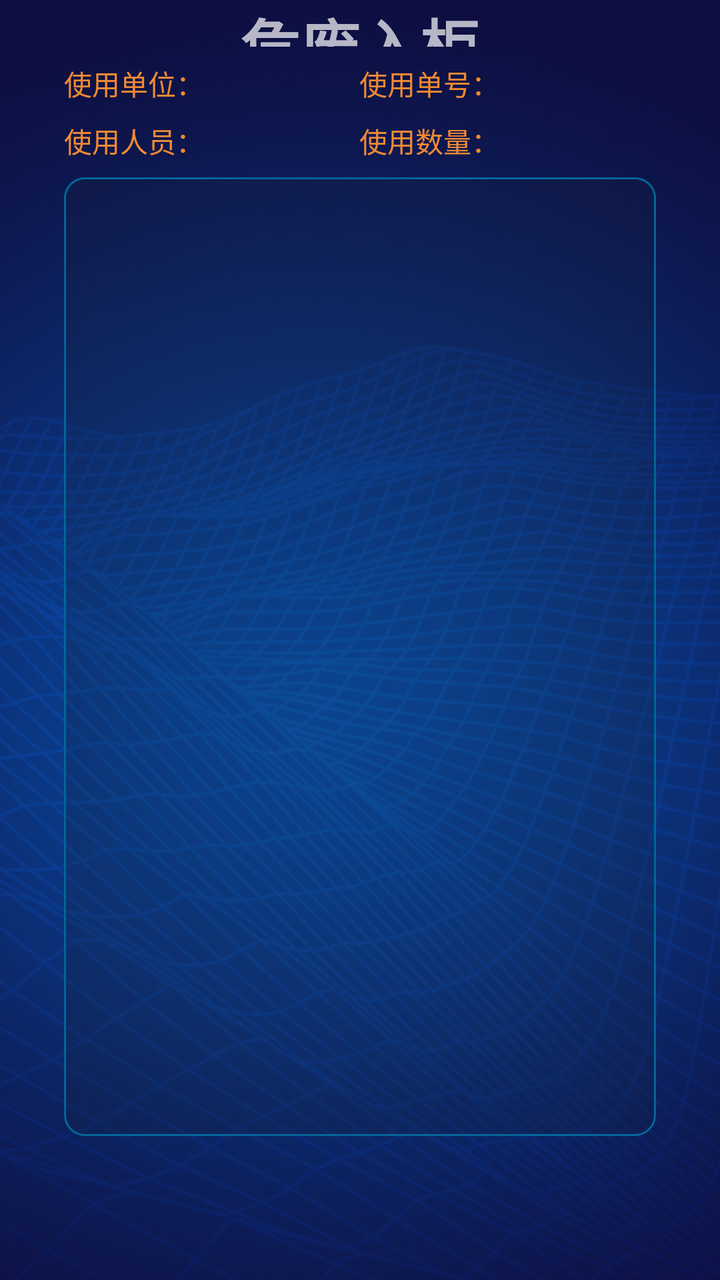
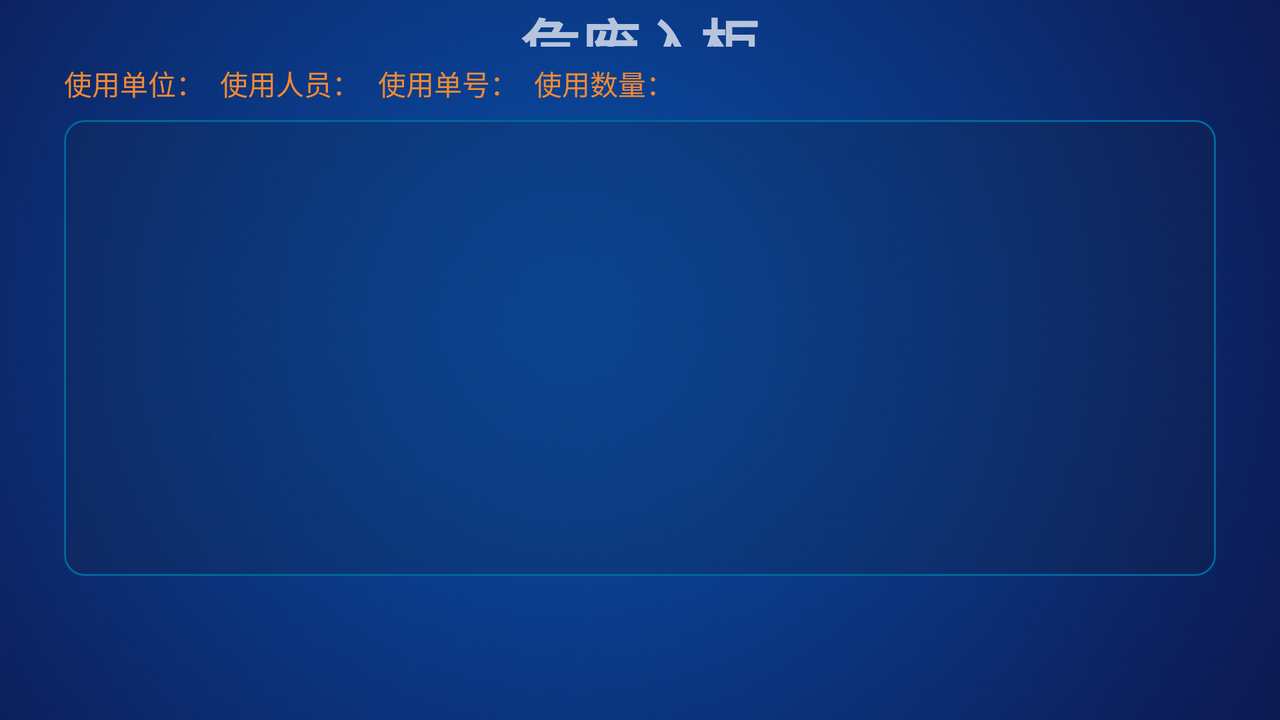

First picture: res/layout/ on a phone held upright. Second picture: the repository's own variant of that layout, on a device whose configuration matches the variant's folder. Source for both follows.
<!-- AndroidManifest.xml: application theme Theme.CabinetManager -->
<!-- res/layout/activity_return_after_user.xml -->
<?xml version="1.0" encoding="utf-8"?>
<androidx.constraintlayout.widget.ConstraintLayout xmlns:android="http://schemas.android.com/apk/res/android"
    xmlns:app="http://schemas.android.com/apk/res-auto"
    xmlns:tools="http://schemas.android.com/tools"
    android:layout_width="match_parent"
    android:layout_height="match_parent"
    android:background="@drawable/background"
    tools:context=".ReturnAfterUseActivity">

    <com.google.android.material.appbar.AppBarLayout
        android:id="@+id/appBarLayout"
        android:layout_width="match_parent"
        android:layout_height="wrap_content"
        android:background="@android:color/transparent"
        android:theme="@style/Theme.CabinetManager.AppBarOverlay"
        app:layout_constraintEnd_toEndOf="parent"
        app:layout_constraintStart_toStartOf="parent"
        app:layout_constraintTop_toTopOf="parent">

        <androidx.appcompat.widget.Toolbar
            android:id="@+id/toolbar"
            android:layout_width="match_parent"
            android:layout_height="@dimen/tool_bar_height"
            android:background="@android:color/transparent"
            app:popupTheme="@style/Theme.CabinetManager.PopupOverlay">

            <ImageButton
                android:id="@+id/toolbar_back"
                android:layout_width="45dp"
                android:layout_height="35dp"
                android:layout_gravity="start|center_vertical"
                android:background="@android:color/transparent"
                android:contentDescription="@string/app_name"
                android:onClick="onMenuBackButtonClick"
                android:scaleType="fitCenter"
                android:src="@drawable/back_button"
                android:visibility="invisible" />

            <TextView
                android:id="@+id/toolbar_title"
                android:layout_width="wrap_content"
                android:layout_height="wrap_content"
                android:layout_gravity="center"
                android:text="@string/take_in"
                android:textSize="30sp"
                android:textStyle="bold" />
        </androidx.appcompat.widget.Toolbar>
    </com.google.android.material.appbar.AppBarLayout>

    <androidx.constraintlayout.widget.ConstraintLayout
        android:id="@+id/ctBaseInfo"
        android:layout_width="match_parent"
        android:layout_height="wrap_content"
        android:layout_marginStart="32dp"
        android:layout_marginTop="8dp"
        android:layout_marginEnd="32dp"
        app:layout_constraintEnd_toEndOf="parent"
        app:layout_constraintStart_toStartOf="parent"
        app:layout_constraintTop_toBottomOf="@+id/appBarLayout">

        <View
            android:id="@+id/split"
            android:layout_width="1dp"
            android:layout_height="0dp"
            app:layout_constraintBottom_toBottomOf="parent"
            app:layout_constraintEnd_toEndOf="parent"
            app:layout_constraintStart_toStartOf="parent"
            app:layout_constraintTop_toTopOf="parent" />

        <androidx.constraintlayout.widget.ConstraintLayout
            android:id="@+id/ctLeft"
            android:layout_width="0dp"
            android:layout_height="wrap_content"
            app:layout_constraintEnd_toStartOf="@+id/split"
            app:layout_constraintStart_toStartOf="parent"
            app:layout_constraintTop_toTopOf="parent">

            <TextView
                android:id="@+id/tvUsageUnitLabel"
                android:layout_width="wrap_content"
                android:layout_height="wrap_content"
                android:text="@string/use_unit_colon"
                android:textColor="#f18a34"
                android:textSize="14sp"
                app:layout_constraintStart_toStartOf="parent"
                app:layout_constraintTop_toTopOf="parent" />

            <TextView
                android:id="@+id/tvUsageUnitValue"
                android:layout_width="0dp"
                android:layout_height="wrap_content"
                android:textColor="@android:color/white"
                android:textSize="14sp"
                app:layout_constraintEnd_toEndOf="parent"
                app:layout_constraintStart_toEndOf="@+id/tvUsageUnitLabel"
                app:layout_constraintTop_toTopOf="parent" />

            <TextView
                android:id="@+id/tvUserLabel"
                android:layout_width="wrap_content"
                android:layout_height="wrap_content"
                android:layout_marginTop="8dp"
                android:text="@string/user_colon"
                android:textColor="#f18a34"
                android:textSize="14sp"
                app:layout_constraintStart_toStartOf="parent"
                app:layout_constraintTop_toBottomOf="@+id/tvUsageUnitLabel" />

            <TextView
                android:id="@+id/tvUserValue"
                android:layout_width="0dp"
                android:layout_height="wrap_content"
                android:layout_marginTop="8dp"
                android:textColor="@android:color/white"
                android:textSize="14sp"
                app:layout_constraintEnd_toEndOf="parent"
                app:layout_constraintStart_toEndOf="@+id/tvUserLabel"
                app:layout_constraintTop_toBottomOf="@+id/tvUsageUnitValue" />

        </androidx.constraintlayout.widget.ConstraintLayout>

        <androidx.constraintlayout.widget.ConstraintLayout
            android:id="@+id/ctRight"
            android:layout_width="0dp"
            android:layout_height="wrap_content"
            app:layout_constraintEnd_toEndOf="parent"
            app:layout_constraintStart_toEndOf="@+id/ctLeft"
            app:layout_constraintTop_toTopOf="parent">

            <TextView
                android:id="@+id/tvUsageNoLabel"
                android:layout_width="wrap_content"
                android:layout_height="wrap_content"
                android:text="@string/usage_no_colon"
                android:textColor="#f18a34"
                android:textSize="14sp"
                app:layout_constraintStart_toStartOf="parent"
                app:layout_constraintTop_toTopOf="parent" />

            <TextView
                android:id="@+id/tvUsageCountLabel"
                android:layout_width="wrap_content"
                android:layout_height="wrap_content"
                android:layout_marginTop="8dp"
                android:text="@string/usage_count_colon"
                android:textColor="#f18a34"
                android:textSize="14sp"
                app:layout_constraintStart_toStartOf="@+id/tvUsageNoLabel"
                app:layout_constraintTop_toBottomOf="@+id/tvUsageNoLabel" />

            <TextView
                android:id="@+id/tvUsageNoValue"
                android:layout_width="0dp"
                android:layout_height="wrap_content"
                android:text="@string/empty_blank"
                android:textColor="@android:color/white"
                android:textSize="14sp"
                app:layout_constraintEnd_toEndOf="parent"
                app:layout_constraintStart_toEndOf="@+id/tvUsageNoLabel"
                app:layout_constraintTop_toTopOf="parent" />

            <TextView
                android:id="@+id/tvUsageCountValue"
                android:layout_width="0dp"
                android:layout_height="wrap_content"
                android:layout_marginTop="8dp"
                android:textColor="@android:color/white"
                android:textSize="14sp"
                app:layout_constraintEnd_toEndOf="parent"
                app:layout_constraintStart_toEndOf="@+id/tvUsageCountLabel"
                app:layout_constraintTop_toBottomOf="@+id/tvUsageNoValue" />
        </androidx.constraintlayout.widget.ConstraintLayout>
    </androidx.constraintlayout.widget.ConstraintLayout>

    <FrameLayout
        android:id="@+id/container"
        android:layout_width="0dp"
        android:layout_height="0dp"
        android:layout_marginStart="32dp"
        android:layout_marginTop="8dp"
        android:layout_marginEnd="32dp"
        android:layout_marginBottom="8dp"
        android:background="@drawable/background_input_area"
        app:layout_constraintBottom_toTopOf="@+id/llBottom"
        app:layout_constraintEnd_toEndOf="parent"
        app:layout_constraintStart_toStartOf="parent"
        app:layout_constraintTop_toBottomOf="@+id/ctBaseInfo" />

    <LinearLayout
        android:id="@+id/llBottom"
        android:layout_width="wrap_content"
        android:layout_height="wrap_content"
        android:layout_marginBottom="16dp"
        android:visibility="invisible"
        app:layout_constraintBottom_toBottomOf="parent"
        app:layout_constraintEnd_toEndOf="parent"
        app:layout_constraintStart_toStartOf="parent">

        <androidx.appcompat.widget.AppCompatButton
            android:id="@+id/btnCancel"
            android:layout_width="150dp"
            android:layout_height="wrap_content"
            android:layout_marginEnd="32dp"
            android:background="@drawable/background_button"
            android:onClick="onBackButtonClick"
            android:text="@string/cancel"
            android:textColor="@color/white"
            android:textSize="24sp" />

        <androidx.appcompat.widget.AppCompatButton
            android:id="@+id/btnSubmit"
            android:layout_width="150dp"
            android:layout_height="wrap_content"
            android:layout_marginStart="32dp"
            android:background="@drawable/background_button"
            android:onClick="onSubmitButtonClick"
            android:text="@string/submit"
            android:textColor="@color/white"
            android:textSize="24sp" />

    </LinearLayout>

</androidx.constraintlayout.widget.ConstraintLayout>
<!-- resources referenced by this layout -->
<resources>
  <color name="white">#FFFFFFFF</color>
  <dimen name="tool_bar_height">70px</dimen>
  <!-- drawable back_button (drawable) -->
  <?xml version="1.0" encoding="utf-8"?>
  <selector xmlns:android="http://schemas.android.com/apk/res/android">
      <item android:drawable="@drawable/ic_back_black" android:state_pressed="true" />
      <item android:drawable="@drawable/ic_back_white" />
  </selector>
  <!-- drawable background (drawable) -->
  <?xml version="1.0" encoding="utf-8"?>
  <bitmap xmlns:android="http://schemas.android.com/apk/res/android"
      android:dither="true"
      android:gravity="center"
      android:src="@drawable/bg"
      android:tileMode="disabled" />
  <!-- drawable background_input_area (drawable) -->
  <?xml version="1.0" encoding="utf-8"?>
  <shape xmlns:android="http://schemas.android.com/apk/res/android"
      android:shape="rectangle"
      android:tileMode="disabled">
      <corners android:radius="10dp" />
      <solid android:color="#2f162130"/>
      <stroke
          android:width="1dp"
          android:color="#006699"
          android:dashWidth="1dp"
          android:dashGap="0dp" />
  </shape>
  <string name="app_name">危废暂存柜管理终端</string>
  <string name="cancel">取消</string>
  <string name="empty_blank" />
  <string name="submit">提交</string>
  <string name="take_in">危废入柜</string>
  <string name="usage_count_colon">使用数量：</string>
  <string name="usage_no_colon">使用单号：</string>
  <string name="use_unit_colon">使用单位：</string>
  <string name="user_colon">使用人员：</string>
  <style name="Theme.CabinetManager.AppBarOverlay" parent="ThemeOverlay.AppCompat.Dark.ActionBar" />
  <style name="Theme.CabinetManager.PopupOverlay" parent="ThemeOverlay.AppCompat.Light" />
  <style name="Theme.CabinetManager" parent="Theme.MaterialComponents.DayNight.DarkActionBar">
          
          <item name="colorPrimary">@color/purple_500</item>
          <item name="colorPrimaryVariant">@color/purple_700</item>
          <item name="colorOnPrimary">@color/white</item>
          
          <item name="colorSecondary">@color/teal_200</item>
          <item name="colorSecondaryVariant">@color/teal_700</item>
          <item name="colorOnSecondary">@color/black</item>
          
          <item name="android:statusBarColor" tools:targetApi="l">?attr/colorPrimaryVariant</item>
          
          <item name="android:configChanges">orientation|keyboardHidden|screenSize</item>
          <item name="android:screenOrientation">landscape</item>
      </style>
  <!-- drawable ic_back_black (drawable) -->
  <vector xmlns:android="http://schemas.android.com/apk/res/android"
      android:width="200dp"
      android:height="200dp"
      android:viewportWidth="1024"
      android:viewportHeight="1024">
    <path
        android:pathData="M766.98,1021.95c-10.24,0 -20.48,-3.58 -28.67,-10.75L228.35,538.62c-15.87,-14.34 -15.87,-38.4 0,-52.74L738.3,13.31c15.87,-14.34 40.96,-14.34 56.83,0s15.87,38.4 0,52.74L313.86,512l481.28,445.95c15.87,14.34 15.87,38.4 0,52.74 -7.68,7.17 -17.92,11.26 -28.16,11.26z"
        android:fillColor="#191919"/>
  </vector>
  <!-- drawable ic_back_white (drawable) -->
  <vector xmlns:android="http://schemas.android.com/apk/res/android"
      android:width="200dp"
      android:height="200dp"
      android:viewportWidth="1024"
      android:viewportHeight="1024">
    <path
        android:pathData="M766.98,1021.95c-10.24,0 -20.48,-3.58 -28.67,-10.75L228.35,538.62c-15.87,-14.34 -15.87,-38.4 0,-52.74L738.3,13.31c15.87,-14.34 40.96,-14.34 56.83,0s15.87,38.4 0,52.74L313.86,512l481.28,445.95c15.87,14.34 15.87,38.4 0,52.74 -7.68,7.17 -17.92,11.26 -28.16,11.26z"
        android:fillColor="#ffffff"/>
  </vector>
  <color name="blue_button_pressed">#FF0066ff</color>
  <color name="blue_button_normal">#FF0033cc</color>
  <color name="purple_500">#FF6200EE</color>
  <color name="purple_700">#FF3700B3</color>
  <color name="teal_200">#FF03DAC5</color>
  <color name="teal_700">#FF018786</color>
  <color name="black">#FF000000</color>
</resources>
<!-- res/layout-land/activity_return_after_user.xml (the repository's variant of the layout above) -->
<!-- drawn on the phone turned sideways -->
<?xml version="1.0" encoding="utf-8"?>
<androidx.constraintlayout.widget.ConstraintLayout xmlns:android="http://schemas.android.com/apk/res/android"
    xmlns:app="http://schemas.android.com/apk/res-auto"
    xmlns:tools="http://schemas.android.com/tools"
    android:layout_width="match_parent"
    android:layout_height="match_parent"
    android:background="@drawable/background"
    tools:context=".ReturnAfterUseActivity">

    <com.google.android.material.appbar.AppBarLayout
        android:id="@+id/appBarLayout"
        android:layout_width="match_parent"
        android:layout_height="wrap_content"
        android:background="@android:color/transparent"
        android:theme="@style/Theme.CabinetManager.AppBarOverlay"
        app:layout_constraintEnd_toEndOf="parent"
        app:layout_constraintStart_toStartOf="parent"
        app:layout_constraintTop_toTopOf="parent">

        <androidx.appcompat.widget.Toolbar
            android:id="@+id/toolbar"
            android:layout_width="match_parent"
            android:layout_height="@dimen/tool_bar_height"
            android:background="@android:color/transparent"
            app:popupTheme="@style/Theme.CabinetManager.PopupOverlay">

            <ImageButton
                android:id="@+id/toolbar_back"
                android:layout_width="45dp"
                android:layout_height="35dp"
                android:layout_gravity="start|center_vertical"
                android:background="@android:color/transparent"
                android:contentDescription="@string/app_name"
                android:onClick="onMenuBackButtonClick"
                android:scaleType="fitCenter"
                android:src="@drawable/back_button"
                android:visibility="invisible" />

            <TextView
                android:id="@+id/toolbar_title"
                android:layout_width="wrap_content"
                android:layout_height="wrap_content"
                android:layout_gravity="center"
                android:text="@string/take_in"
                android:textSize="30sp"
                android:textStyle="bold" />
        </androidx.appcompat.widget.Toolbar>
    </com.google.android.material.appbar.AppBarLayout>

    <androidx.constraintlayout.widget.ConstraintLayout
        android:id="@+id/ctBaseInfo"
        android:layout_width="0dp"
        android:layout_height="wrap_content"
        android:layout_marginStart="32dp"
        android:layout_marginTop="8dp"
        android:layout_marginEnd="32dp"
        app:layout_constraintEnd_toEndOf="parent"
        app:layout_constraintStart_toStartOf="parent"
        app:layout_constraintTop_toBottomOf="@+id/appBarLayout">

        <TextView
            android:id="@+id/tvUsageUnitLabel"
            android:layout_width="wrap_content"
            android:layout_height="wrap_content"
            android:text="@string/use_unit_colon"
            android:textColor="#f18a34"
            android:textSize="14sp"
            app:layout_constraintBottom_toBottomOf="parent"
            app:layout_constraintStart_toStartOf="parent"
            app:layout_constraintTop_toTopOf="parent" />

        <TextView
            android:id="@+id/tvUsageUnitValue"
            android:maxWidth="160dp"
            android:layout_width="wrap_content"
            android:layout_height="wrap_content"
            android:textColor="@android:color/white"
            android:textSize="14sp"
            app:layout_constraintBottom_toBottomOf="@+id/tvUsageUnitLabel"
            app:layout_constraintStart_toEndOf="@+id/tvUsageUnitLabel"
            app:layout_constraintTop_toTopOf="@+id/tvUsageUnitLabel" />

        <TextView
            android:id="@+id/tvUserLabel"
            android:layout_width="wrap_content"
            android:layout_height="wrap_content"
            android:layout_marginStart="8dp"
            android:text="@string/user_colon"
            android:textColor="#f18a34"
            android:textSize="14sp"
            app:layout_constraintStart_toEndOf="@+id/tvUsageUnitValue"
            app:layout_constraintTop_toTopOf="parent" />

        <TextView
            android:id="@+id/tvUserValue"
            android:layout_width="wrap_content"
            android:layout_height="wrap_content"
            android:layout_marginStart="1dp"
            android:textColor="@android:color/white"
            android:textSize="14sp"
            app:layout_constraintBottom_toBottomOf="@+id/tvUserLabel"
            app:layout_constraintStart_toEndOf="@+id/tvUserLabel"
            app:layout_constraintTop_toTopOf="@+id/tvUserLabel" />

        <TextView
            android:id="@+id/tvUsageNoLabel"
            android:layout_width="wrap_content"
            android:layout_height="wrap_content"
            android:layout_marginStart="8dp"
            android:text="@string/usage_no_colon"
            android:textColor="#f18a34"
            android:textSize="14sp"
            app:layout_constraintStart_toEndOf="@+id/tvUserValue"
            app:layout_constraintTop_toTopOf="parent" />

        <TextView
            android:id="@+id/tvUsageNoValue"
            android:layout_width="wrap_content"
            android:layout_height="wrap_content"
            android:text="@string/empty_blank"
            android:textColor="@android:color/white"
            android:textSize="14sp"
            app:layout_constraintBottom_toBottomOf="@+id/tvUsageNoLabel"
            app:layout_constraintStart_toEndOf="@+id/tvUsageNoLabel"
            app:layout_constraintTop_toTopOf="@+id/tvUsageNoLabel" />

        <TextView
            android:id="@+id/tvUsageCountLabel"
            android:layout_width="wrap_content"
            android:layout_height="wrap_content"
            android:layout_marginStart="8dp"
            android:text="@string/usage_count_colon"
            android:textColor="#f18a34"
            android:textSize="14sp"
            app:layout_constraintStart_toEndOf="@+id/tvUsageNoValue"
            app:layout_constraintTop_toTopOf="parent" />

        <TextView
            android:id="@+id/tvUsageCountValue"
            android:layout_width="0dp"
            android:layout_height="wrap_content"
            android:textColor="@android:color/white"
            android:textSize="14sp"
            app:layout_constraintBottom_toBottomOf="@+id/tvUsageCountLabel"
            app:layout_constraintEnd_toEndOf="parent"
            app:layout_constraintStart_toEndOf="@+id/tvUsageCountLabel"
            app:layout_constraintTop_toTopOf="@+id/tvUsageCountLabel" />

    </androidx.constraintlayout.widget.ConstraintLayout>

    <FrameLayout
        android:id="@+id/container"
        android:layout_width="0dp"
        android:layout_height="0dp"
        android:layout_marginStart="32dp"
        android:layout_marginTop="8dp"
        android:layout_marginEnd="32dp"
        android:layout_marginBottom="8dp"
        android:background="@drawable/background_input_area"
        app:layout_constraintBottom_toTopOf="@+id/llBottom"
        app:layout_constraintEnd_toEndOf="parent"
        app:layout_constraintStart_toStartOf="parent"
        app:layout_constraintTop_toBottomOf="@+id/ctBaseInfo" />

    <LinearLayout
        android:id="@+id/llBottom"
        android:layout_width="wrap_content"
        android:layout_height="wrap_content"
        android:layout_marginBottom="16dp"
        android:visibility="invisible"
        app:layout_constraintBottom_toBottomOf="parent"
        app:layout_constraintEnd_toEndOf="parent"
        app:layout_constraintStart_toStartOf="parent">

        <androidx.appcompat.widget.AppCompatButton
            android:id="@+id/btnCancel"
            android:layout_width="150dp"
            android:layout_height="wrap_content"
            android:layout_marginEnd="32dp"
            android:background="@drawable/background_button"
            android:onClick="onBackButtonClick"
            android:text="@string/cancel"
            android:textColor="@color/white"
            android:textSize="24sp" />

        <androidx.appcompat.widget.AppCompatButton
            android:id="@+id/btnSubmit"
            android:layout_width="150dp"
            android:layout_height="wrap_content"
            android:layout_marginStart="32dp"
            android:background="@drawable/background_button"
            android:onClick="onSubmitButtonClick"
            android:text="@string/submit"
            android:textColor="@color/white"
            android:textSize="24sp" />

    </LinearLayout>

</androidx.constraintlayout.widget.ConstraintLayout>
